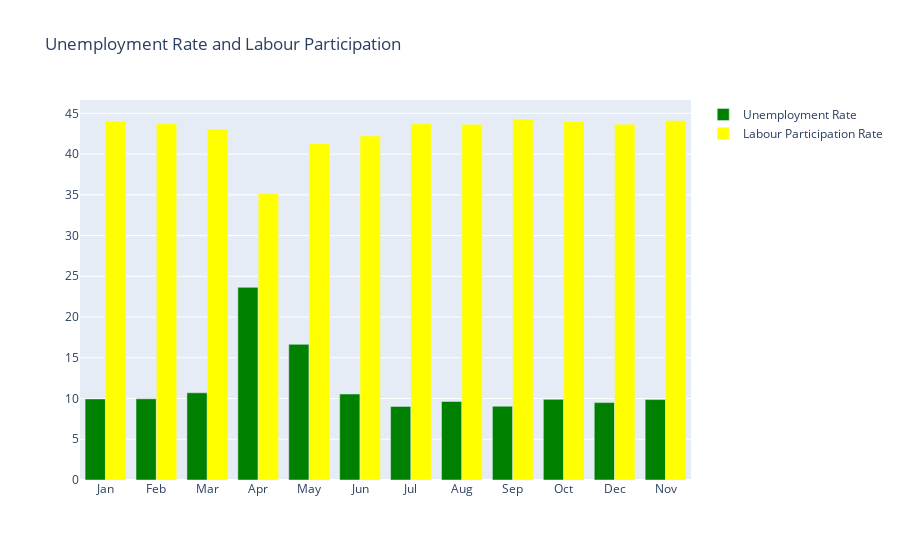

The cell this chart's notebook holds for it:
### Code cell
#Bar plot of unemployment rate and labour participation rate

month = data.month
unemployment_rate = data[' Estimated Unemployment Rate (%)']
labour_participation_rate = data[' Estimated Labour Participation Rate (%)']

fig = go.Figure()

fig.add_trace(go.Bar(x = month,y = unemployment_rate,name = 'Unemployment Rate',marker_color='green'))
fig.add_trace(go.Bar(x = month,y = labour_participation_rate,name = 'Labour Participation Rate',marker_color='yellow'))

fig.update_layout(title = 'Unemployment Rate and Labour Participation',
                     xaxis = {'categoryorder':'array','categoryarray':['Jan','Feb','Mar','Apr','May','Jun','Jul','Aug','Sep','Oct']}      )
fig.show()

### Figure 1 — Plotly figure (JSON) as saved in the notebook; plotly's stock layout.template omitted (floating-point values rounded to 4 significant figures)
{"data": [{"marker": {"color": "green"}, "name": "Unemployment Rate", "type": "bar", "x": ["Apr", "Aug", "Dec", "Feb", "Jan", "Jul", "Jun", "Mar", "May", "Nov", "Oct", "Sep"], "y": [23.64, 9.638, 9.497, 9.965, 9.951, 9.034, 10.55, 10.7, 16.65, 9.868, 9.901, 9.052]}, {"marker": {"color": "yellow"}, "name": "Labour Participation Rate", "type": "bar", "x": ["Apr", "Aug", "Dec", "Feb", "Jan", "Jul", "Jun", "Mar", "May", "Nov", "Oct", "Sep"], "y": [35.14, 43.65, 43.67, 43.72, 44.05, 43.71, 42.21, 43.08, 41.28, 44.11, 44.0, 44.3]}], "layout": {"title": {"text": "Unemployment Rate and Labour Participation"}, "xaxis": {"categoryarray": ["Jan", "Feb", "Mar", "Apr", "May", "Jun", "Jul", "Aug", "Sep", "Oct"], "categoryorder": "array"}}}
